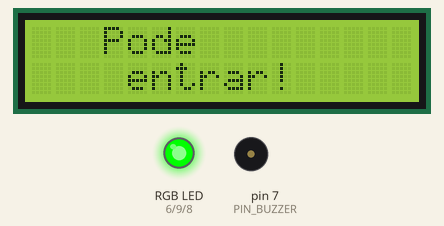
The sketch below on a simulated Arduino Mega 2560, built with avr-gcc and run on an emulated ATmega2560. Parts: 16×2 character LCD, an RGB LED mixed from three pins (HIGH = lit), buzzer (waves = sounding).

Above: at 0.7 s.
Timing chart, 0 to 2.2 s (numbered marks = the images above):
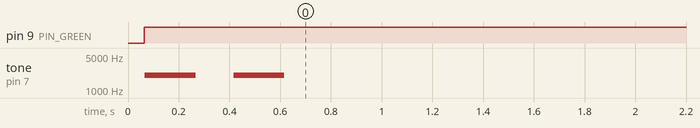

The sketch:

LED_LCD_Buzzersketch_dec4a.ino
```cpp
#include <LiquidCrystal.h>

// Cria o objeto LCD e define os pinos de conexão (RS, E, D4, D5, D6, D7)
LiquidCrystal lcd(2, 3, 23, 22, 21, 19);

unsigned long lastUpdate;
bool no_camera = LOW;
bool camera = HIGH;

// Pinos do LED RGB
const int PIN_GREEN  = 9;
const int PIN_RED    = 6;
const int PIN_BLUE   = 8;

// Buzzer passivo (pino S do módulo)
const int PIN_BUZZER = 7;

// Estado para saber se já fizemos os 2 bips
bool camera_beep_done = false;

void setup() {
  pinMode(PIN_RED, OUTPUT);
  pinMode(PIN_GREEN, OUTPUT);
  pinMode(PIN_BLUE, OUTPUT);
  pinMode(PIN_BUZZER, OUTPUT);

  digitalWrite(PIN_RED, LOW);
  digitalWrite(PIN_GREEN, LOW);
  digitalWrite(PIN_BLUE, LOW);
  noTone(PIN_BUZZER);

  lcd.begin(16, 2);
}

void loop() {
  digitalWrite(PIN_RED, LOW);
  digitalWrite(PIN_GREEN, LOW);
  digitalWrite(PIN_BLUE, LOW);

  lcd.clear();

  if (camera == HIGH) {
    // VERDE + "Pode entrar!"
    digitalWrite(PIN_GREEN, HIGH);
    lcd.setCursor(3, 0);
    lcd.print("Pode");
    lcd.setCursor(4, 1);
    lcd.print("entrar!");

    // Dois bips apenas uma vez quando camera fica HIGH
    if (!camera_beep_done) {
      for (int i = 0; i < 2; i++) {
        tone(PIN_BUZZER, 2000);  // 2 kHz
        delay(200);              // 200 ms ligado
        noTone(PIN_BUZZER);
        delay(150);              // 150 ms pausa entre bips
      }
      camera_beep_done = true;
    }
  }
  else if (no_camera == HIGH) {
    // VERMELHO + "Tenta novamente" + apito contínuo
    digitalWrite(PIN_RED, HIGH);
    lcd.setCursor(3, 0);
    lcd.print("Tente");
    lcd.setCursor(2, 1);
    lcd.print("novamente");

    tone(PIN_BUZZER, 2000);     // apito contínuo
    camera_beep_done = false;   // para voltar a fazer 2 bips quando tiver camera HIGH outra vez
  }
  else {
    // AMARELO + "Aproxime-se da camera" + buzzer desligado
    digitalWrite(PIN_RED, HIGH);
    digitalWrite(PIN_GREEN, HIGH);
    lcd.setCursor(3, 0);
    lcd.print("Aproxime-se");
    lcd.setCursor(4, 1);
    lcd.print("da camera");

    noTone(PIN_BUZZER);
    camera_beep_done = false;
  }

  delay(100);
}
```

Measured:
- by itself, pin 9 (PIN_GREEN): LOW → HIGH at 0.06 s
- by itself, tone on pin 7 (PIN_BUZZER): alternates 2000 Hz for 0.20 s and silent for 0.15 s, 4 changes in all, then stays silent
